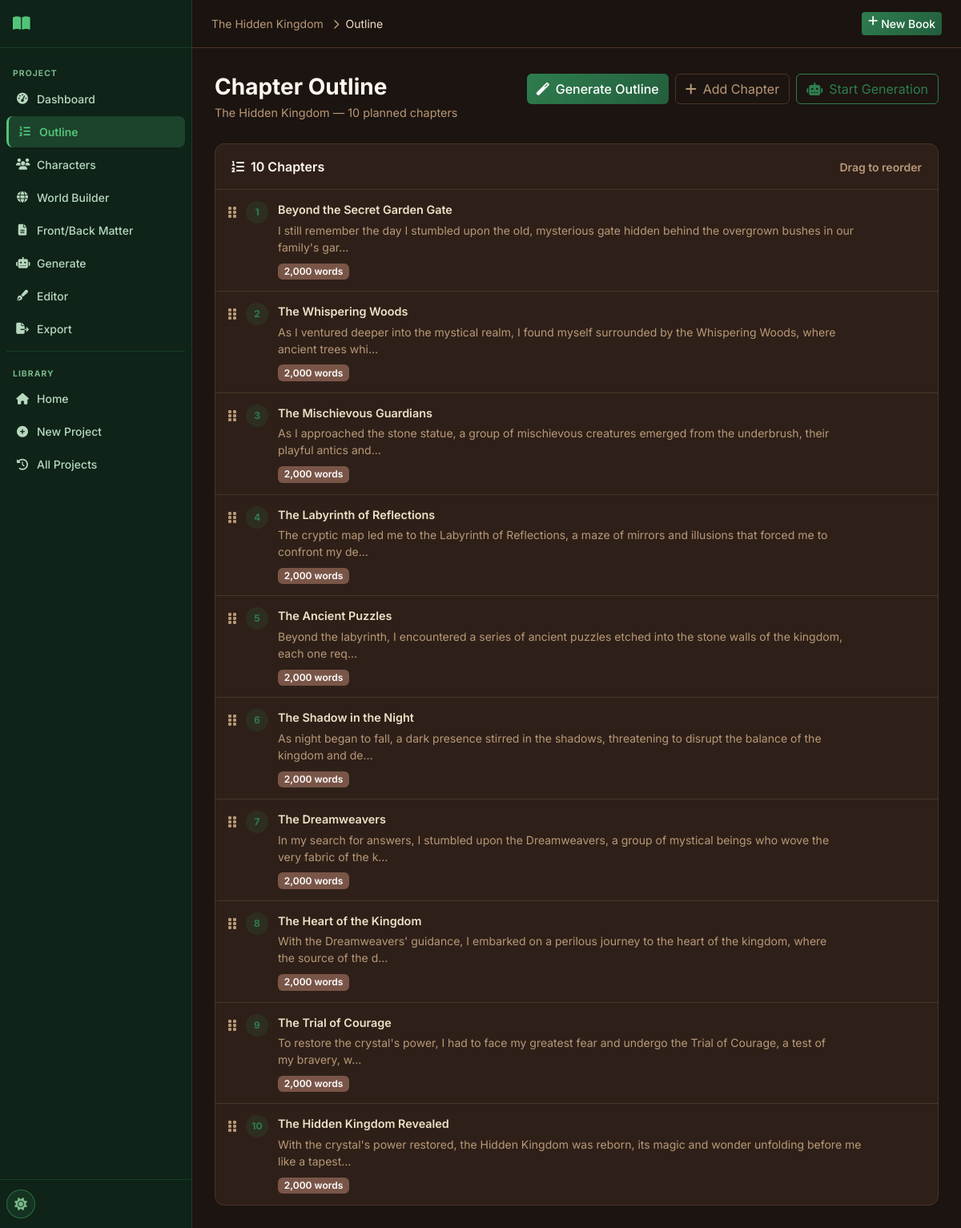
/project/14/outline, run on the app's committed database.
### tables this page shows
CREATE TABLE projects (
    id INTEGER PRIMARY KEY AUTOINCREMENT,
    title TEXT NOT NULL,
    subtitle TEXT DEFAULT '',
    genre TEXT DEFAULT 'Fantasy',
    audience TEXT DEFAULT 'Adult',
    description TEXT DEFAULT '',
    language TEXT DEFAULT 'English',
    story_type TEXT DEFAULT 'Novel',
    writing_style TEXT DEFAULT 'Descriptive',
    point_of_view TEXT DEFAULT 'Third Person Limited',
    tense TEXT DEFAULT 'Past',
    tone TEXT DEFAULT 'Adventurous',
    num_chapters INTEGER DEFAULT 10,
    words_per_chapter INTEGER DEFAULT 2000,
    creativity_level TEXT DEFAULT 'balanced',
    temperature REAL DEFAULT 0.7,
    top_p REAL DEFAULT 0.9,
    max_tokens INTEGER DEFAULT 4096,
    status TEXT DEFAULT 'draft',
    current_chapter INTEGER DEFAULT 0,
    total_words INTEGER DEFAULT 0,
    cover_prompt TEXT DEFAULT '',
    include_images INTEGER DEFAULT 0,
    images_per_chapter INTEGER DEFAULT 1,
    image_style TEXT DEFAULT 'Realistic',
    created_at TIMESTAMP DEFAULT CURRENT_TIMESTAMP,
    updated_at TIMESTAMP DEFAULT CURRENT_TIMESTAMP
);

CREATE TABLE outline (
    id INTEGER PRIMARY KEY AUTOINCREMENT,
    project_id INTEGER NOT NULL,
    chapter_number INTEGER NOT NULL,
    chapter_title TEXT DEFAULT '',
    summary TEXT DEFAULT '',
    target_word_count INTEGER DEFAULT 2000,
    order_index INTEGER DEFAULT 0,
    FOREIGN KEY (project_id) REFERENCES projects(id) ON DELETE CASCADE
);

### routes/outline.py (the view)
@bp.route('/project/<int:project_id>/outline')
def outline_page(project_id):
    db = get_db()
    project = db.execute('SELECT * FROM projects WHERE id = ?', (project_id,)).fetchone()
    if not project:
        return redirect(url_for('main.history'))
    chapters = db.execute(
        'SELECT * FROM outline WHERE project_id = ? ORDER BY order_index, chapter_number',
        (project_id,)
    ).fetchall()
    ai_configured = ai_service.is_configured(db)
    gen_rows = db.execute(
        "SELECT id, chapter_number FROM chapters WHERE project_id = ? AND status = 'generated'",
        (project_id,)
    ).fetchall()
    generated_map = {row['chapter_number']: row['id'] for row in gen_rows}
    return render_template('outline.html', project=project, chapters=chapters,
                           groq_configured=ai_configured, generated_map=generated_map)

### database/__init__.py (called while the page is built)
def get_db():
    if 'db' not in g:
        db_path = current_app.config['DATABASE']
        os.makedirs(os.path.dirname(db_path), exist_ok=True)
        g.db = sqlite3.connect(db_path)
        g.db.row_factory = sqlite3.Row
        g.db.execute('PRAGMA foreign_keys = ON')
        g.db.execute('PRAGMA journal_mode = WAL')
    return g.db

### services/ai_service.py (called while the page is built)
def get_active_provider(db):
    return get_setting(db, 'active_provider', 'groq')

def is_configured(db):
    provider = get_active_provider(db)
    if provider == 'gemini':
        return bool(get_setting(db, 'gemini_api_key'))
    return bool(get_setting(db, 'groq_api_key'))

### utils/helpers.py (called while the page is built)
def get_setting(db, key, default=''):
    row = db.execute('SELECT value FROM settings WHERE key = ?', (key,)).fetchone()
    return row['value'] if row else default

### templates/outline.html (shortened to what this page needs)
{% extends "base.html" %}
{% block breadcrumb %}
<a href="{{ url_for('projects.project_detail', project_id=project.id) }}" class="text-muted text-decoration-none">{{ project.title[:25] }}</a>
<i class="fas fa-chevron-right mx-2 text-muted small"></i>Outline
{% endblock %}
{% block content %}
<div class="page-header">
  <div>
    <h1 class="page-title">Chapter Outline</h1>
    <p class="page-subtitle">{{ project.title }} — {{ project.num_chapters }} planned chapters</p>
  </div>
  <div class="d-flex gap-2 flex-wrap">
    <button class="btn btn-primary" id="btnGenOutline" {% if not groq_configured %}disabled title="Configure Groq API key first"{% endif %}>
      <i class="fas fa-magic me-2"></i>Generate Outline
    </button>
    <button class="btn btn-outline-secondary" onclick="addChapterModal()">
      <i class="fas fa-plus me-2"></i>Add Chapter
    </button>
    <a href="{{ url_for('chapters.generation_page', project_id=project.id) }}" class="btn btn-outline-primary">
      <i class="fas fa-robot me-2"></i>Start Generation
    </a>
  </div>
</div>
<div id="outlineContainer">
  {% if chapters %}
  <div class="card data-card">
    <div class="card-header d-flex align-items-center justify-content-between">
      <span><i class="fas fa-list-ol me-2"></i>{{ chapters | length }} Chapters</span>
      <small class="text-muted">Drag to reorder</small>
    </div>
    <div id="chapterList" class="chapter-outline-list">
      {% for ch in chapters %}
      <div class="outline-item" data-id="{{ ch.id }}" draggable="true">
        <div class="outline-drag-handle"><i class="fas fa-grip-vertical"></i></div>
        <div class="outline-num">{{ ch.chapter_number }}</div>
        <div class="outline-content">
          <div class="outline-title">{{ ch.chapter_title or 'Untitled Chapter' }}</div>
          <div class="outline-summary text-muted small">{{ ch.summary[:120] }}{% if ch.summary|length > 120 %}…{% endif %}</div>
          <div class="outline-meta">
            <span class="badge bg-secondary">{{ '{:,}'.format(ch.target_word_count) }} words</span>
          </div>
        </div>
      </div>
      {% endfor %}
    </div>
  </div>
  {% else %}
  <div class="empty-state">
    <div class="empty-icon"><i class="fas fa-list-ol"></i></div>
    <h3>No outline yet</h3>
    <p>Generate an AI outline for your {{ project.num_chapters }}-chapter book, or add chapters manually.</p>
  </div>
  {% endif %}
</div>
{% endblock %}

### static/css/style.css (style rules this page uses)
:root { --primary: #2e7d4f; --primary-hover: #235e3c; --primary-light: rgba(46, 125, 79, 0.15); --secondary: #c0392b; --secondary-light: rgba(192, 57, 43, 0.15); --accent: #2471a3; --accent-light: rgba(36, 113, 163, 0.15); --warning-color: #c9920a; --warning-light: rgba(201, 146, 10, 0.15); --brown: #795548; --brown-light: #a1887f; --success: #27ae60; --warning: #c9920a; --danger: #c0392b; --info: #2471a3; --sidebar-width: 240px; --topnav-height: 60px; --border-radius: 12px; --border-radius-sm: 8px; --transition: 0.2s ease; }
[data-theme="dark"] { --bg: #1c1410; --bg-secondary: #251a12; --bg-card: #2e2018; --bg-card-hover: #3a2820; --bg-input: #251a12; --border-color: #4a3428; --text: #f0e0c8; --text-muted: #b89878; --text-heading: #fff8f0; --sidebar-bg: #0f2318; --topnav-bg: rgba(28, 20, 16, 0.96); --scrollbar-track: #251a12; --scrollbar-thumb: #4a3428; --bs-body-bg: #1c1410; --bs-body-color: #f0e0c8; --bs-card-bg: #2e2018; --bs-card-border-color: #4a3428; --bs-border-color: #4a3428; --bs-modal-bg: #2e2018; --bs-modal-border-color: #4a3428; --bs-dropdown-bg: #2e2018; --bs-dropdown-border-color: #4a3428; --bs-dropdown-link-color: #f0e0c8; --bs-dropdown-link-hover-bg: #3a2820; --bs-tertiary-bg: #251a12; --bs-secondary-bg: #251a12; --bs-body-color-rgb: 240, 224, 200; --bs-body-bg-rgb: 28, 20, 16; --bs-table-color: #f0e0c8; --bs-table-bg: transparent; --bs-table-hover-color: #f0e0c8; --bs-table-hover-bg: rgba(255,255,255,0.05); --bs-table-striped-color: #f0e0c8; --bs-table-striped-bg: rgba(255,255,255,0.03); --bs-table-active-color: #f0e0c8; --bs-table-active-bg: rgba(255,255,255,0.07); --bs-table-border-color: #4a3428; }
*, *::before, *::after { box-sizing: border-box; }
html { scroll-behavior: smooth; }
body { font-family: 'Inter', -apple-system, BlinkMacSystemFont, sans-serif; background: var(--bg); color: var(--text); min-height: 100vh; display: flex; overflow-x: hidden; transition: background var(--transition), color var(--transition); }
a { color: var(--primary); }
.page-header { display: flex; align-items: flex-start; justify-content: space-between; flex-wrap: wrap; gap: 16px; margin-bottom: 28px; }
.page-title { font-size: 1.75rem; font-weight: 700; color: var(--text-heading); margin: 0 0 4px; }
.page-subtitle { color: var(--text-muted); font-size: 0.9rem; margin: 0; }
.card { background: var(--bg-card); border: 1px solid var(--border-color); border-radius: var(--border-radius); }
.card-header { background: transparent; border-bottom: 1px solid var(--border-color); padding: 16px 20px; font-weight: 600; color: var(--text-heading); display: flex; align-items: center; }
.data-card { overflow: hidden; }
.btn-primary { background: linear-gradient(135deg, #2e7d4f, #235e3c); border: none; color: #fff; font-weight: 500; }
.btn-outline-primary { color: var(--primary); border-color: var(--primary); }
.btn-outline-secondary { color: var(--text-muted); border-color: var(--border-color); }
.chapter-outline-list { display: flex; flex-direction: column; }
.outline-item { display: flex; align-items: flex-start; gap: 12px; padding: 14px 16px; border-bottom: 1px solid var(--border-color); transition: background var(--transition); cursor: grab; }
.outline-item:last-child { border-bottom: none; }
.outline-drag-handle { color: var(--text-muted); cursor: grab; padding-top: 2px; }
.outline-num { min-width: 28px; height: 28px; background: var(--primary-light); color: var(--primary); border-radius: 50%; display: flex; align-items: center; justify-content: center; font-size: 0.75rem; font-weight: 700; flex-shrink: 0; }
.outline-content { flex: 1; }
.outline-title { font-weight: 600; font-size: 0.9rem; margin-bottom: 4px; }
.outline-summary { margin-bottom: 6px; }
.badge { font-weight: 600; }
.bg-secondary { background-color: var(--brown) !important; }
.text-muted { color: var(--text-muted) !important; }

### data on the page
projects: title "The Hidden Kingdom", num_chapters "10"
outline: chapter_number "1", chapter_title "Beyond the Secret Garden Gate", summary "I still remember the day I stumbled upon the old, mysterious gate hidden behind the overgrown bushes in our family's gar", target_word_count "2,000"
outline: chapter_number "2", chapter_title "The Whispering Woods", summary "As I ventured deeper into the mystical realm, I found myself surrounded by the Whispering Woods, where ancient trees whi", target_word_count "2,000"
outline: chapter_number "3", chapter_title "The Mischievous Guardians", summary "As I approached the stone statue, a group of mischievous creatures emerged from the underbrush, their playful antics and", target_word_count "2,000"
outline: chapter_number "4", chapter_title "The Labyrinth of Reflections", summary "The cryptic map led me to the Labyrinth of Reflections, a maze of mirrors and illusions that forced me to confront my de", target_word_count "2,000"
outline: chapter_number "5", chapter_title "The Ancient Puzzles", summary "Beyond the labyrinth, I encountered a series of ancient puzzles etched into the stone walls of the kingdom, each one req", target_word_count "2,000"
outline: chapter_number "6", chapter_title "The Shadow in the Night", summary "As night began to fall, a dark presence stirred in the shadows, threatening to disrupt the balance of the kingdom and de", target_word_count "2,000"
outline: chapter_number "7", chapter_title "The Dreamweavers", summary "In my search for answers, I stumbled upon the Dreamweavers, a group of mystical beings who wove the very fabric of the k", target_word_count "2,000"
outline: chapter_number "8", chapter_title "The Heart of the Kingdom", summary "With the Dreamweavers' guidance, I embarked on a perilous journey to the heart of the kingdom, where the source of the d", target_word_count "2,000"
outline: chapter_number "9", chapter_title "The Trial of Courage", summary "To restore the crystal's power, I had to face my greatest fear and undergo the Trial of Courage, a test of my bravery, w", target_word_count "2,000"
outline: chapter_number "10", chapter_title "The Hidden Kingdom Revealed", summary "With the crystal's power restored, the Hidden Kingdom was reborn, its magic and wonder unfolding before me like a tapest", target_word_count "2,000"

### other printed values
{{ chapters | length }} "10"
